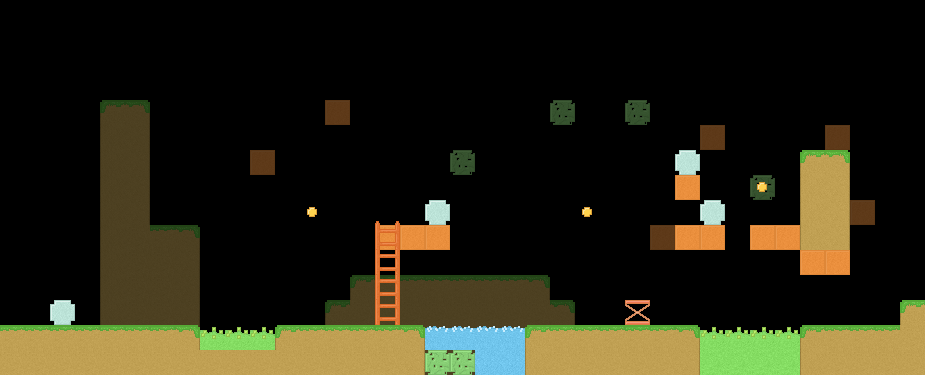

This game map was drawn from its Tiled (.tmx) file and the tilesets committed beside it. A one-line description and the full map source follow:
An orthogonal 37x15 tile map with 25x25 px tiles, 3 tile layers (Back, Front, Objects), 2 tilesets.

<map version="1.0" orientation="orthogonal" width="37" height="15" tilewidth="25" tileheight="25">
 <tileset firstgid="1" name="Sheet" tilewidth="25" tileheight="25">
  <image source="tiles.png" width="200" height="25" />
 </tileset>
 <tileset firstgid="9" name="Objects" tilewidth="25" tileheight="25">
  <image source="items.png" width="250" height="50" />
 </tileset>
 <layer name="Back" width="37" height="15" opacity="0.4">
  <data encoding="csv">
0,0,0,0,0,0,0,0,0,0,0,0,0,0,0,0,0,0,0,0,0,0,0,0,0,0,0,0,0,0,0,0,0,0,0,0,0,
0,0,0,0,0,0,0,0,0,0,0,0,0,0,0,0,0,0,0,0,0,0,0,0,0,0,0,0,0,0,0,0,0,0,0,0,0,
0,0,0,0,0,0,0,0,0,0,0,0,0,0,0,0,0,0,0,0,0,0,0,0,0,0,0,0,0,0,0,0,0,0,0,0,0,
0,0,0,0,0,0,0,0,0,0,0,0,0,0,0,0,0,0,0,0,0,0,0,0,0,0,0,0,0,0,0,0,0,0,0,0,0,
0,0,0,0,6,5,0,0,0,0,0,0,0,7,0,0,0,0,0,0,0,0,8,0,0,8,0,0,0,0,0,0,0,0,0,0,0,
0,0,0,0,4,3,0,0,0,0,0,0,0,0,0,0,0,0,0,0,0,0,0,0,0,0,0,0,7,0,0,0,0,7,0,0,0,
0,0,0,0,4,3,0,0,0,0,7,0,0,0,0,0,0,0,8,0,0,0,0,0,0,0,0,0,0,0,0,0,0,0,0,0,0,
0,0,0,0,4,3,0,0,0,0,0,0,0,0,0,0,0,0,0,0,0,0,0,0,0,0,0,0,0,0,8,0,0,0,0,0,0,
0,0,0,0,4,3,0,0,0,0,0,0,0,0,0,0,0,0,0,0,0,0,0,0,0,0,0,0,0,0,0,0,0,0,7,0,0,
0,0,0,0,4,1,2,5,0,0,0,0,0,0,0,0,0,0,0,0,0,0,0,0,0,0,7,0,0,0,0,0,0,0,0,0,0,
0,0,0,0,4,1,1,3,0,0,0,0,0,0,0,0,0,0,0,0,0,0,0,0,0,0,0,0,0,0,0,0,0,0,0,0,0,
0,0,0,0,4,1,1,3,0,0,0,0,0,0,6,2,2,2,2,2,2,5,0,0,0,0,0,0,0,0,0,0,0,0,0,0,0,
0,0,0,0,4,1,1,3,0,0,0,0,0,6,1,1,1,1,1,1,1,1,5,0,0,0,0,0,0,0,0,0,0,0,0,0,0,
0,0,0,6,1,1,1,3,0,0,0,0,6,1,1,1,1,1,1,1,1,1,1,5,0,0,0,0,0,0,0,0,0,0,0,0,0,
0,0,0,4,1,1,1,3,0,0,0,0,4,1,1,1,1,1,1,1,1,1,1,3,0,0,0,0,0,0,0,0,0,0,0,0,0
</data>
 </layer>
 <layer name="Front" width="37" height="15">
  <data encoding="csv">
0,0,0,0,0,0,0,0,0,0,0,0,0,0,0,0,0,0,0,0,0,0,0,0,0,0,0,0,0,0,0,0,0,0,0,0,0,
0,0,0,0,0,0,0,0,0,0,0,0,0,0,0,0,0,0,0,0,0,0,0,0,0,0,0,0,0,0,0,0,0,0,0,0,0,
0,0,0,0,0,0,0,0,0,0,0,0,0,0,0,0,0,0,0,0,0,0,0,0,0,0,0,0,0,0,0,0,0,0,0,0,0,
0,0,0,0,0,0,0,0,0,0,0,0,0,0,0,0,0,0,0,0,0,0,0,0,0,0,0,0,0,0,0,0,0,0,0,0,0,
0,0,0,0,0,0,0,0,0,0,0,0,0,0,0,0,0,0,0,0,0,0,0,0,0,0,0,0,0,0,0,0,0,0,0,0,0,
0,0,0,0,0,0,0,0,0,0,0,0,0,0,0,0,0,0,0,0,0,0,0,0,0,0,0,0,0,0,0,0,0,0,0,0,0,
0,0,0,0,0,0,0,0,0,0,0,0,0,0,0,0,0,0,0,0,0,0,0,0,0,0,0,0,0,0,0,0,6,5,0,0,0,
0,0,0,0,0,0,0,0,0,0,0,0,0,0,0,0,0,0,0,0,0,0,0,0,0,0,0,7,0,0,0,0,4,3,0,0,0,
0,0,0,0,0,0,0,0,0,0,0,0,0,0,0,0,0,0,0,0,0,0,0,0,0,0,0,0,0,0,0,0,4,3,0,0,0,
0,0,0,0,0,0,0,0,0,0,0,0,0,0,0,7,7,7,0,0,0,0,0,0,0,0,0,7,7,0,7,7,4,3,0,0,0,
0,0,0,0,0,0,0,0,0,0,0,0,0,0,0,0,0,0,0,0,0,0,0,0,0,0,0,0,0,0,0,0,7,7,0,0,0,
0,0,0,0,0,0,0,0,0,0,0,0,0,0,0,0,0,0,0,0,0,0,0,0,0,0,0,0,0,0,0,0,0,0,0,0,0,
0,0,0,0,0,0,0,0,0,0,0,0,0,0,0,0,0,0,0,0,0,0,0,0,0,0,0,0,0,0,0,0,0,0,0,0,6,
2,2,2,2,2,2,2,5,0,0,0,6,2,2,2,2,5,0,0,0,0,6,2,2,2,2,2,5,0,0,0,0,6,2,2,2,1,
1,1,1,1,1,1,1,1,1,1,1,1,1,1,1,1,3,8,8,0,0,4,1,1,1,1,1,3,0,0,0,0,4,1,1,1,1
</data>
 </layer>
 <layer name="Objects" width="37" height="15">
  <data encoding="csv">
0,0,0,0,0,0,0,0,0,0,0,0,0,0,0,0,0,0,0,0,0,0,0,0,0,0,0,0,0,0,0,0,0,0,0,0,0,
0,0,0,0,0,0,0,0,0,0,0,0,0,0,0,0,0,0,0,0,0,0,0,0,0,0,0,0,0,0,0,0,0,0,0,0,0,
0,0,0,0,0,0,0,0,0,0,0,0,0,0,0,0,0,0,0,0,0,0,0,0,0,0,0,0,0,0,0,0,0,0,0,0,0,
0,0,0,0,0,0,0,0,0,0,0,0,0,0,0,0,0,0,0,0,0,0,0,0,0,0,0,0,0,0,0,0,0,0,0,0,0,
0,0,0,0,0,0,0,0,0,0,0,0,0,0,0,0,0,0,0,0,0,0,0,0,0,0,0,0,0,0,0,0,0,0,0,0,0,
0,0,0,0,0,0,0,0,0,0,0,0,0,0,0,0,0,0,0,0,0,0,0,0,0,0,0,0,0,0,0,0,0,0,0,0,0,
0,0,0,0,0,0,0,0,0,0,0,0,0,0,0,0,0,0,0,0,0,0,0,0,0,0,0,13,0,0,0,0,0,0,0,0,0,
0,0,0,0,0,0,0,0,0,0,0,0,0,0,0,0,0,0,0,0,0,0,0,0,0,0,0,0,0,0,23,0,0,0,0,0,0,
0,0,0,0,0,0,0,0,0,0,0,0,23,0,0,9,0,13,0,0,0,0,0,23,0,0,0,0,13,0,0,0,0,0,0,0,0,
0,0,0,0,0,0,0,0,0,0,0,0,0,0,0,19,0,0,0,0,0,0,0,0,0,0,0,0,0,0,0,0,0,0,0,0,0,
0,0,0,0,0,0,0,0,0,0,0,0,0,0,0,19,0,0,0,0,0,0,0,0,0,0,0,0,0,0,0,0,0,0,0,0,0,
0,0,0,0,0,0,0,0,0,0,0,0,0,0,0,19,0,0,0,0,0,0,0,0,0,0,0,0,0,0,0,0,0,0,0,0,0,
0,0,13,0,0,0,0,0,0,0,0,0,0,0,0,19,0,0,0,0,0,0,0,0,0,21,0,0,0,0,0,0,0,0,0,0,0,
0,0,0,0,0,0,0,0,26,26,26,0,0,0,0,0,0,16,16,16,16,0,0,0,0,0,0,0,26,26,26,26,0,0,0,0,0,
0,0,0,0,0,0,0,0,0,0,0,0,0,0,0,0,0,0,0,15,15,0,0,0,0,0,0,0,25,25,25,25,0,0,0,0,0
</data>
 </layer>
</map>
